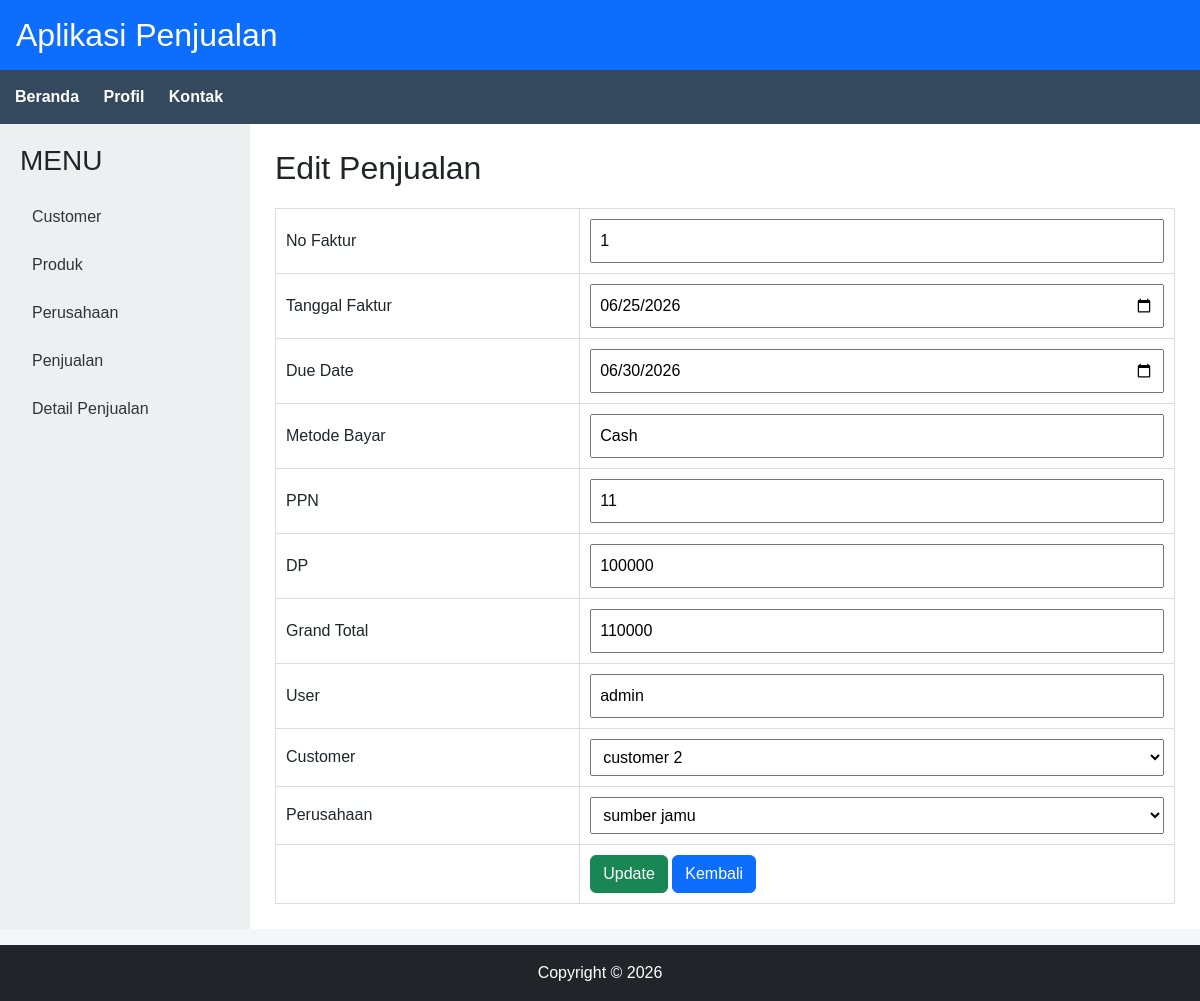
Page /faktur/edit.php?id=1 on the committed database.
### tables this page shows
CREATE TABLE `faktur` (
  `no_faktur` int NOT NULL,
  `tgl_faktur` varchar(255) NOT NULL,
  `due_date` varchar(255) NOT NULL,
  `metode_bayar` varchar(255) NOT NULL,
  `ppn` int NOT NULL,
  `dp` int NOT NULL,
  `grand_total` int NOT NULL,
  `user` varchar(255) NOT NULL,
  `id_customer` int NOT NULL,
  `id_perusahaan` int NOT NULL
);

CREATE TABLE `customer` (
  `id_customer` int NOT NULL,
  `nama_customer` varchar(255) NOT NULL,
  `perusahaan_cust` varchar(255) NOT NULL,
  `alamat` varchar(255) NOT NULL
);

CREATE TABLE `perusahaan` (
  `id_perusahaan` int NOT NULL,
  `nama_perusahaan` varchar(255) NOT NULL,
  `alamat` varchar(255) NOT NULL,
  `no_telp` varchar(255) NOT NULL,
  `tax` varchar(255) NOT NULL
);

### faktur/edit.php (the view, shortened to what this page needs)
<?php
include '../config/koneksi.php';
$id = $_GET['id'];
$data = mysqli_fetch_assoc(
    mysqli_query(
        $koneksi,
        "SELECT * FROM faktur
        WHERE no_faktur='$id'"
    )
);
$customer = mysqli_query($koneksi, "SELECT * FROM customer");
$perusahaan = mysqli_query($koneksi, "SELECT * FROM perusahaan");
include '../assets/header.php';
include '../assets/navigation.php';
?>
<div class="main">
    <?php include '../assets/sidebar.php'; ?>
    <div class="content">
        <h2>Edit Penjualan</h2>
        <form method="POST">
            <table>
                <tr>
                    <td>No Faktur</td>
                    <td>
                        <input type="number" value="<?= $data['no_faktur']; ?>" readonly>
                    </td>
                </tr>
                <tr>
                    <td>Tanggal Faktur</td>
                    <td>
                        <input type="date" name="tgl_faktur" value="<?= $data['tgl_faktur']; ?>">
                    </td>
                </tr>
                <tr>
                    <td>Due Date</td>
                    <td>
                        <input type="date" name="due_date" value="<?= $data['due_date']; ?>">
                    </td>
                </tr>
                <tr>
                    <td>Metode Bayar</td>
                    <td>
                        <input type="text" name="metode_bayar" value="<?= $data['metode_bayar']; ?>">
                    </td>
                </tr>
                <tr>
                    <td>PPN</td>
                    <td>
                        <input type="number" name="ppn" value="<?= $data['ppn']; ?>">
                    </td>
                </tr>
                <tr>
                    <td>DP</td>
                    <td>
                        <input type="number" name="dp" value="<?= $data['dp']; ?>">
                    </td>
                </tr>
                <tr>
                    <td>Grand Total</td>
                    <td>
                        <input type="number" name="grand_total" value="<?= $data['grand_total']; ?>">
                    </td>
                </tr>
                <tr>
                    <td>User</td>
                    <td>
                        <input type="text" name="user" value="<?= $data['user']; ?>">
                    </td>
                </tr>
                <tr>
                    <td>Customer</td>
                    <td>
                        <select name="id_customer">
                            <?php while ($c = mysqli_fetch_assoc($customer)) { ?>
                                <option value="<?= $c['id_customer']; ?>"
                                    <?= $c['id_customer'] == $data['id_customer'] ? 'selected' : ''; ?>>
                                    <?= $c['nama_customer']; ?>
                                </option>
                            <?php } ?>
                        </select>
                    </td>
                </tr>
                <tr>
                    <td>Perusahaan</td>
                    <td>
                        <select name="id_perusahaan">
                            <?php while ($p = mysqli_fetch_assoc($perusahaan)) { ?>
                                <option value="<?= $p['id_perusahaan']; ?>"
                                    <?= $p['id_perusahaan'] == $data['id_perusahaan'] ? 'selected' : ''; ?>>
                                    <?= $p['nama_perusahaan']; ?>
                                </option>
                            <?php } ?>
                        </select>
                    </td>
                </tr>
                <tr>
                    <td></td>
                    <td>
                        <button type="submit" name="update" class="btn btn-success">
                            Update
                        </button>
                        <a href="index.php" class="btn btn-primary">
                            Kembali
                        </a>
                    </td>
                </tr>
            </table>
        </form>
    </div>
</div>
<?php include '../assets/footer.php'; ?>

### assets/style.css (style rules this page uses)
* { margin: 0; padding: 0; box-sizing: border-box; }
body { font-family: Arial, Helvetica, sans-serif; background: #f4f6f9; }
.main { display: flex; min-height: calc(100vh - 160px); }
.content { flex: 1; background: white; padding: 25px; }
.content h2 { margin-bottom: 20px; }
table { width: 100%; border-collapse: collapse; margin-top: 15px; }
table th, table td { border: 1px solid #ddd; padding: 10px; }
input, select, textarea { width: 100%; padding: 8px; }

### rows in the picture
faktur: no_faktur "1", tgl_faktur "06/25/2026", due_date "06/30/2026", metode_bayar "Cash", ppn "11", dp "100000", grand_total "110000", user "admin", id_customer "customer 2", id_perusahaan "sumber jamu"
